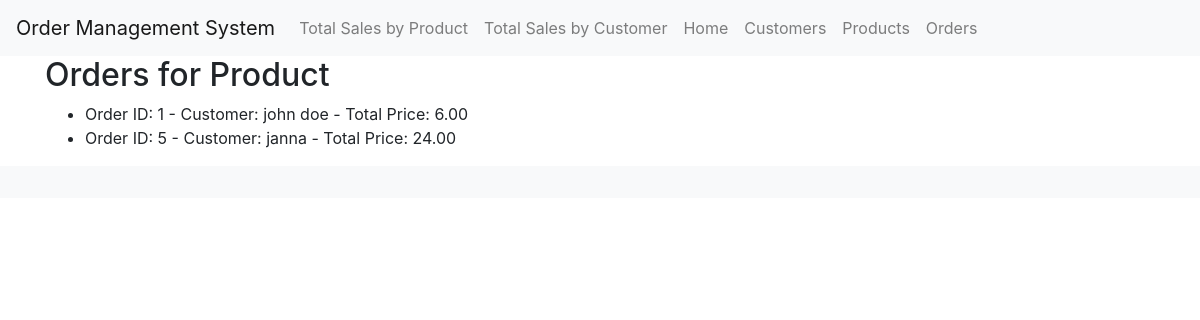
Screenshot of /orders/product/2/ with the database file from the repository.
### orders/models.py (models this page shows, shortened)
class Order(models.Model):
    customer = models.ForeignKey(Customer, on_delete=models.CASCADE)
    product = models.ForeignKey(Product, on_delete=models.CASCADE)
    quantity = models.PositiveIntegerField()
    total_price = models.DecimalField(max_digits=10, decimal_places=2, editable=False)
    order_date = models.DateTimeField(auto_now_add=True)

class Customer(models.Model):
    name = models.CharField(max_length=200)
    email = models.EmailField()
    phone = models.CharField(max_length=20)

### orders/views.py (the view)
# urls.py: path('orders/product/<int:product_id>/', views.orders_by_product, name='orders_by_product'),
def orders_by_product(request, product_id):
    product = Product.objects.get(id=product_id)
    orders = Order.objects.filter(product=product)
    return render(request, 'orders/orders_by_product.html', {'orders': orders})

### templates/orders/orders_by_product.html
{% extends 'base_generic.html' %}
{% block content %}
  <h2>Orders for Product</h2>
  <ul>
    {% for order in orders %}
      <li>
        Order ID: {{ order.id }} - Customer: {{ order.customer.name }} - Total Price: {{ order.total_price }}
      </li>
    {% endfor %}
  </ul>
{% endblock %}

### rows the page displays
Order: id "1", customer.name "john doe", total_price "6.00"
Order: id "5", customer.name "janna", total_price "24.00"
